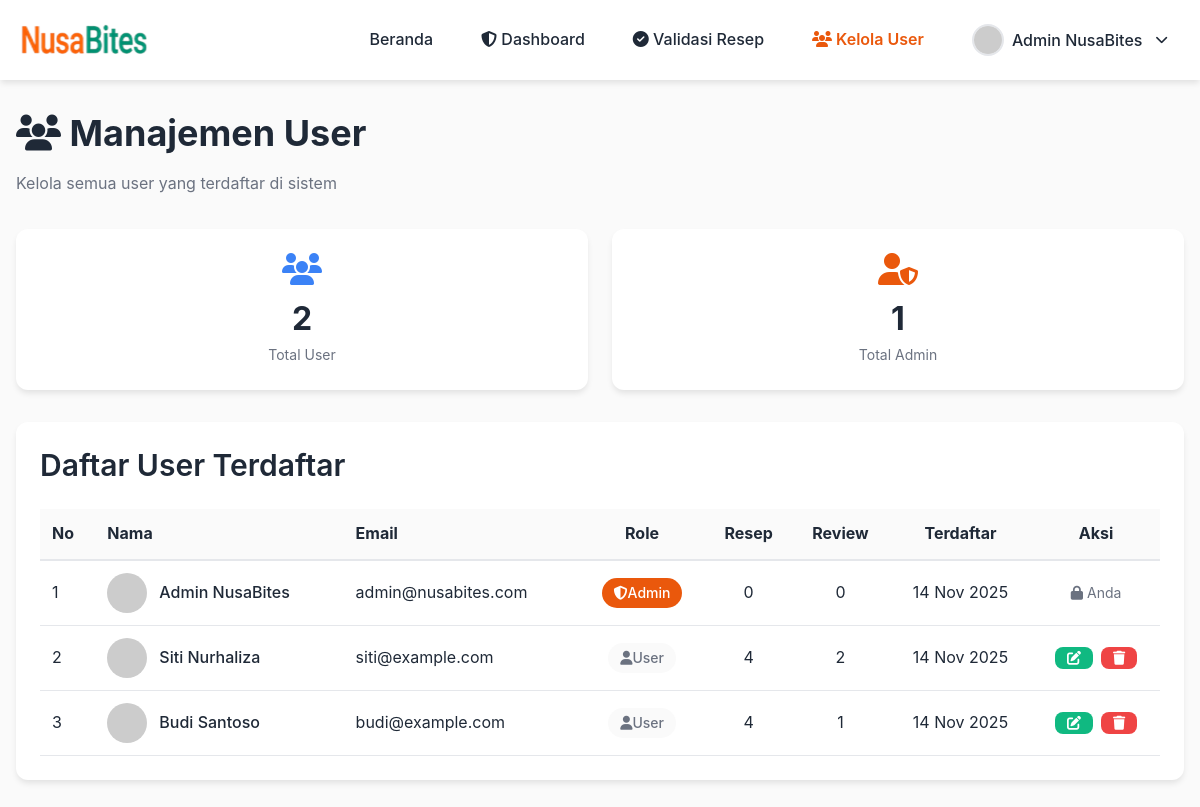
/pages/admin/manage_users.php (signed in), run on the app's committed database.
### tables this page shows
CREATE TABLE IF NOT EXISTS users (
    id INT AUTO_INCREMENT PRIMARY KEY,
    name VARCHAR(100) NOT NULL UNIQUE,
    email VARCHAR(100) NOT NULL UNIQUE,
    password VARCHAR(255) NOT NULL,
    role ENUM('user', 'admin') DEFAULT 'user',
    avatar VARCHAR(255) DEFAULT NULL,
    created_at TIMESTAMP DEFAULT CURRENT_TIMESTAMP,
    updated_at TIMESTAMP DEFAULT CURRENT_TIMESTAMP ON UPDATE CURRENT_TIMESTAMP
);

### config/functions.php (called while the page is built, shortened)
<?php
function isLoggedIn()
{
    return isset($_SESSION['user_id']);
}
function getCurrentUser()
{
    return [
        'id' => $_SESSION['user_id'],
        'name' => $_SESSION['user_name'],
        'email' => $_SESSION['user_email'],
        'role' => $_SESSION['user_role'],
        'avatar' => $_SESSION['user_avatar']
    ];
}

### pages/admin/manage_users.php (the view, shortened to what this page needs)
<?php
require_once '../../config/functions.php';
$user = getCurrentUser();
$conn = getDBConnection();
$usersStmt = $conn->prepare("SELECT u.*,
                              (SELECT COUNT(*) FROM recipes WHERE author_id = u.id) as recipe_count,
                              (SELECT COUNT(*) FROM reviews WHERE user_id = u.id) as review_count
                              FROM users u
                              ORDER BY u.created_at ASC");
$usersStmt->execute();
$users = $usersStmt->get_result()->fetch_all(MYSQLI_ASSOC);
$statsQuery = "SELECT
                (SELECT COUNT(*) FROM users WHERE role = 'user') as total_users,
                (SELECT COUNT(*) FROM users WHERE role = 'admin') as total_admins";
$statsResult = $conn->query($statsQuery);
$stats = $statsResult->fetch_assoc();
?>
<!DOCTYPE html>
<html lang="id">
<head>
    <link rel="stylesheet" href="../../assets/css/style.css">
    <link rel="stylesheet" href="https://cdnjs.cloudflare.com/ajax/libs/font-awesome/6.4.0/css/all.min.css">
</head>
<body>
    <header class="header">
        <div class="container header-content">
            <a href="../../index.php" class="logo">
                <img src="../../assets/images/logo.png" alt="NusaBites Logo" style="height: 40px;">
            </a>
            <nav class="nav-links">
                <a href="../../index.php">Beranda</a>
                <a href="admin.php"><i class="fas fa-shield-alt"></i> Dashboard</a>
                <a href="approve_recipes.php"><i class="fas fa-check-circle"></i> Validasi Resep</a>
                <a href="manage_users.php" class="active"><i class="fas fa-users"></i> Kelola User</a>
                <div class="profile-dropdown">
                    <button class="user-profile-btn" onclick="toggleProfileDropdown(event)">
                        <?php
                        $navAvatar = $user['avatar'];
                        ?>
                        <?php if (!empty($navAvatar)): ?>
                            <img src="<?php echo htmlspecialchars($navAvatar); ?>"
                                alt="<?php echo htmlspecialchars($user['name']); ?>"
                                class="avatar">
                        <?php else: ?>
                            <i class="fas fa-user-circle" style="font-size: 1.5rem;"></i>
                        <?php endif; ?>
                        <span><?php echo htmlspecialchars($user['name']); ?></span>
                        <i class="fas fa-chevron-down" style="font-size: 0.8rem; margin-left: 0.3rem;"></i>
                    </button>
                </div>
            </nav>
        </div>
    </header>
    <div class="container" style="padding: 2rem 1rem;">
        <div style="margin-bottom: 2rem;">
            <h1><i class="fas fa-users"></i> Manajemen User</h1>
            <p class="text-gray">Kelola semua user yang terdaftar di sistem</p>
        </div>
        <div style="display: grid; grid-template-columns: repeat(2, 1fr); gap: 1.5rem; margin-bottom: 2rem;">
            <div class="card" style="padding: 1.5rem; text-align: center;">
                <i class="fas fa-users" style="font-size: 2rem; color: #3b82f6; margin-bottom: 0.5rem;"></i>
                <div style="font-size: 2rem; font-weight: 700; color: var(--color-text-dark);"><?php echo $stats['total_users']; ?></div>
                <div class="text-gray text-sm">Total User</div>
            </div>
            <div class="card" style="padding: 1.5rem; text-align: center;">
                <i class="fas fa-user-shield" style="font-size: 2rem; color: var(--color-primary); margin-bottom: 0.5rem;"></i>
                <div style="font-size: 2rem; font-weight: 700; color: var(--color-text-dark);"><?php echo $stats['total_admins']; ?></div>
                <div class="text-gray text-sm">Total Admin</div>
            </div>
        </div>
        <div class="card" style="padding: 1.5rem;">
            <h2 style="margin-bottom: 1.5rem;">Daftar User Terdaftar</h2>
            <div style="overflow-x: auto;">
                <table style="width: 100%; border-collapse: collapse;">
                    <thead>
                        <tr style="background: var(--color-bg-light); border-bottom: 2px solid var(--color-border);">
                            <th style="padding: 0.75rem; text-align: left;">No</th>
                            <th style="padding: 0.75rem; text-align: left;">Nama</th>
                            <th style="padding: 0.75rem; text-align: left;">Email</th>
                            <th style="padding: 0.75rem; text-align: center;">Role</th>
                            <th style="padding: 0.75rem; text-align: center;">Resep</th>
                            <th style="padding: 0.75rem; text-align: center;">Review</th>
                            <th style="padding: 0.75rem; text-align: center;">Terdaftar</th>
                            <th style="padding: 0.75rem; text-align: center;">Aksi</th>
                        </tr>
                    </thead>
                    <tbody>
                        <?php
                        $no = 1;
                        foreach ($users as $userData):
                        ?>
                            <tr style="border-bottom: 1px solid var(--color-border);">
                                <td style="padding: 0.75rem;"><?php echo $no++; ?></td>
                                <td style="padding: 0.75rem;">
                                    <div style="display: flex; align-items: center; gap: 0.75rem;">
                                        <?php if (!empty($userData['avatar'])): ?>
                                            <img src="<?php echo htmlspecialchars($userData['avatar']); ?>"
                                                alt="<?php echo htmlspecialchars($userData['name']); ?>"
                                                style="width: 40px; height: 40px; border-radius: 50%; object-fit: cover;">
                                        <?php else: ?>
                                            <i class="fas fa-user-circle" style="font-size: 2.5rem; color: var(--color-text-gray);"></i>
                                        <?php endif; ?>
                                        <span style="font-weight: 500;"><?php echo htmlspecialchars($userData['name']); ?></span>
                                    </div>
                                </td>
                                <td style="padding: 0.75rem;"><?php echo htmlspecialchars($userData['email']); ?></td>
                                <td style="padding: 0.75rem; text-align: center;">
                                    <?php if ($userData['role'] === 'admin'): ?>
                                        <span class="badge" style="background: var(--color-primary); color: white;">
                                            <i class="fas fa-shield-alt"></i> Admin
                                        </span>
                                    <?php else: ?>
                                        <span class="badge badge-secondary">
                                            <i class="fas fa-user"></i> User
                                        </span>
                                    <?php endif; ?>
                                </td>
                                <td style="padding: 0.75rem; text-align: center;">
                                    <?php echo $userData['recipe_count']; ?>
                                </td>
                                <td style="padding: 0.75rem; text-align: center;">
                                    <?php echo $userData['review_count']; ?>
                                </td>
                                <td style="padding: 0.75rem; text-align: center;">
                                    <?php echo date('d M Y', strtotime($userData['created_at'])); ?>
                                </td>
                                <td style="padding: 0.75rem; text-align: center;">
                                    <?php if ($userData['id'] !== $user['id']): ?>
                                        <div style="display: flex; gap: 0.5rem; justify-content: center;">
                                            <button onclick="editUser(<?php echo $userData['id']; ?>, '<?php echo htmlspecialchars($userData['name']); ?>', '<?php echo htmlspecialchars($userData['email']); ?>', '<?php echo $userData['role']; ?>')"
                                                class="btn btn-sm"
                                                style="background: #10b981; color: white; padding: 0.25rem 0.75rem;">
                                                <i class="fas fa-edit"></i>
                                            </button>
                                            <button onclick="deleteUser(<?php echo $userData['id']; ?>, '<?php echo htmlspecialchars($userData['name']); ?>')"
                                                class="btn btn-sm"
                                                style="background: #ef4444; color: white; padding: 0.25rem 0.75rem; border: none; cursor: pointer;">
                                                <i class="fas fa-trash"></i>
                                            </button>
                                        </div>
                                    <?php else: ?>
                                        <span class="text-gray text-sm">
                                            <i class="fas fa-lock"></i> Anda
                                        </span>
                                    <?php endif; ?>
                                </td>
                            </tr>
                        <?php endforeach; ?>
                    </tbody>
                </table>
            </div>
        </div>
    </div>
</body>
</html>

### assets/css/style.css (style rules this page uses)
* { margin: 0; padding: 0; box-sizing: border-box; }
:root { --color-primary: #ea580c; --color-primary-dark: #c2410c; --color-secondary: #000000ff; --color-bg-light: #fafafa; --color-bg-white: #ffffff; --color-text-dark: #1f2937; --color-text-gray: #6b7280; --color-text-light: #9ca3af; --color-border: #e5e7eb; --color-success: #10b981; --color-error: #ef4444; --color-warning: #f59e0b; --shadow-sm: 0 1px 2px 0 rgba(0, 0, 0, 0.05); --shadow-md: 0 4px 6px -1px rgba(0, 0, 0, 0.1); --shadow-lg: 0 10px 15px -3px rgba(0, 0, 0, 0.1); --shadow-xl: 0 20px 25px -5px rgba(0, 0, 0, 0.1); }
body { font-family: -apple-system, BlinkMacSystemFont, "Segoe UI", Roboto, "Helvetica Neue", Arial, sans-serif; background-color: var(--color-bg-light); color: var(--color-text-dark); line-height: 1.6; }
h1 { font-size: 2.25rem; font-weight: 700; margin-bottom: 1rem; line-height: 1.2; }
h2 { font-size: 1.875rem; font-weight: 600; margin-bottom: 0.75rem; line-height: 1.3; }
p { margin-bottom: 1rem; }
.container { max-width: 1280px; margin: 0 auto; padding: 0 1rem; }
.header { background: white; color: var(--color-text-dark); padding: 1rem 0; box-shadow: var(--shadow-md); position: sticky; top: 0; z-index: 100; }
.header-content { display: flex; justify-content: space-between; align-items: center; gap: 2rem; }
.logo { display: flex; align-items: center; gap: 0.75rem; text-decoration: none; color: var(--color-primary); font-size: 1.5rem; font-weight: 700; }
.nav-links { display: flex; gap: 1rem; align-items: center; list-style: none; }
.nav-links a { color: var(--color-text-dark); text-decoration: none; padding: 0.5rem 1rem; border-radius: 0.375rem; transition: all 0.2s; font-weight: 500; }
.nav-links a.active { color: var(--color-primary); font-weight: 600; }
.btn { display: inline-flex; align-items: center; justify-content: center; gap: 0.5rem; padding: 0.75rem 1.5rem; border: none; border-radius: 0.5rem; font-size: 1rem; font-weight: 500; cursor: pointer; transition: all 0.2s; text-decoration: none; }
.btn-sm { padding: 0.5rem 1rem; font-size: 0.875rem; }
.card { background-color: white; border-radius: 0.75rem; box-shadow: var(--shadow-md); overflow: hidden; transition: all 0.3s; }
.badge { display: inline-flex; align-items: center; padding: 0.25rem 0.75rem; border-radius: 9999px; font-size: 0.875rem; font-weight: 500; }
.badge-secondary { background-color: var(--color-bg-light); color: var(--color-text-gray); }
.text-sm { font-size: 0.875rem; }
.text-gray { color: var(--color-text-gray); }
.avatar { width: 2rem; height: 2rem; border-radius: 50%; object-fit: cover; border: 2px solid var(--color-border); }
.profile-dropdown { position: relative; }
.user-profile-btn { display: flex; align-items: center; gap: 0.5rem; padding: 0.5rem 1rem; border-radius: 0.375rem; transition: all 0.2s; background: transparent; border: none; color: var(--color-text-dark); font-weight: 500; font-size: 1rem; cursor: pointer; font-family: inherit; }

### data on the page
users: name "Admin NusaBites", email "admin@nusabites.com", role "admin" (drawn), recipe_count "0", review_count "0", created_at "14 Nov 2025", shows "Anda"
users: name "Siti Nurhaliza", email "siti@example.com", role "user" (drawn), recipe_count "4", review_count "2", created_at "14 Nov 2025"
users: name "Budi Santoso", email "budi@example.com", role "user" (drawn), recipe_count "4", review_count "1", created_at "14 Nov 2025"

### other printed values
$stats['total_users'] "2"
$stats['total_admins'] "1"
